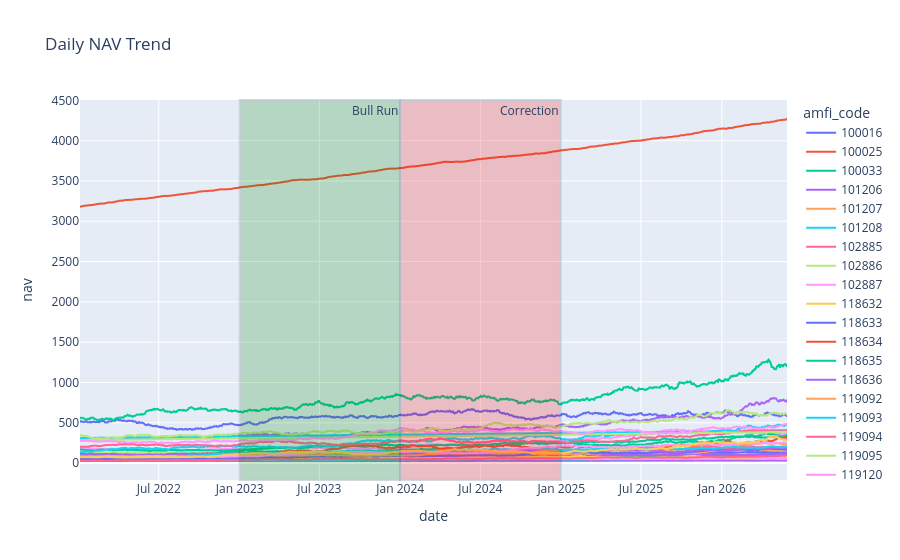

The cell this chart's notebook holds for it:
### Markdown cell above
## NAV Trend Analysis

### Code cell
# Convert date column into datetime

nav['date']=pd.to_datetime(nav['date'])

# Plot NAV trend

fig=px.line(
    nav,
    x='date',
    y='nav',
    color='amfi_code',
    title='Daily NAV Trend'
)

# Highlight 2023 Bull Run

fig.add_vrect(
    x0='2023-01-01',
    x1='2023-12-31',
    fillcolor='green',
    opacity=0.20,
    annotation_text='Bull Run'
)

# Highlight 2024 Correction

fig.add_vrect(
    x0='2024-01-01',
    x1='2024-12-31',
    fillcolor='red',
    opacity=0.20,
    annotation_text='Correction'
)

fig.show()

### Figure 1 — Plotly figure (JSON) as saved in the notebook; plotly's stock layout.template omitted (floating-point values rounded to 4 significant figures; data arrays with more than 128 entries replaced by an {"elided": "..."} marker saying what was removed)
{"data": [{"hovertemplate": "amfi_code=100016<br>date=%{x}<br>nav=%{y}<extra></extra>", "legendgroup": "100016", "line": {"color": "#636efa", "dash": "solid"}, "marker": {"symbol": "circle"}, "mode": "lines", "name": "100016", "showlegend": true, "type": "scattergl", "x": {"elided": "1150 str values"}, "xaxis": "x", "y": {"elided": "1150 float values"}, "yaxis": "y"}, {"hovertemplate": "amfi_code=100025<br>date=%{x}<br>nav=%{y}<extra></extra>", "legendgroup": "100025", "line": {"color": "#EF553B", "dash": "solid"}, "marker": {"symbol": "circle"}, "mode": "lines", "name": "100025", "showlegend": true, "type": "scattergl", "x": {"elided": "1150 str values"}, "xaxis": "x", "y": {"elided": "1150 float values"}, "yaxis": "y"}, {"hovertemplate": "amfi_code=100033<br>date=%{x}<br>nav=%{y}<extra></extra>", "legendgroup": "100033", "line": {"color": "#00cc96", "dash": "solid"}, "marker": {"symbol": "circle"}, "mode": "lines", "name": "100033", "showlegend": true, "type": "scattergl", "x": {"elided": "1150 str values"}, "xaxis": "x", "y": {"elided": "1150 float values"}, "yaxis": "y"}, {"hovertemplate": "amfi_code=101206<br>date=%{x}<br>nav=%{y}<extra></extra>", "legendgroup": "101206", "line": {"color": "#ab63fa", "dash": "solid"}, "marker": {"symbol": "circle"}, "mode": "lines", "name": "101206", "showlegend": true, "type": "scattergl", "x": {"elided": "1150 str values"}, "xaxis": "x", "y": {"elided": "1150 float values"}, "yaxis": "y"}, {"hovertemplate": "amfi_code=101207<br>date=%{x}<br>nav=%{y}<extra></extra>", "legendgroup": "101207", "line": {"color": "#FFA15A", "dash": "solid"}, "marker": {"symbol": "circle"}, "mode": "lines", "name": "101207", "showlegend": true, "type": "scattergl", "x": {"elided": "1150 str values"}, "xaxis": "x", "y": {"elided": "1150 float values"}, "yaxis": "y"}, {"hovertemplate": "amfi_code=101208<br>date=%{x}<br>nav=%{y}<extra></extra>", "legendgroup": "101208", "line": {"color": "#19d3f3", "dash": "solid"}, "marker": {"symbol": "circle"}, "mode": "lines", "name": "101208", "showlegend": true, "type": "scattergl", "x": {"elided": "1150 str values"}, "xaxis": "x", "y": {"elided": "1150 float values"}, "yaxis": "y"}, {"hovertemplate": "amfi_code=102885<br>date=%{x}<br>nav=%{y}<extra></extra>", "legendgroup": "102885", "line": {"color": "#FF6692", "dash": "solid"}, "marker": {"symbol": "circle"}, "mode": "lines", "name": "102885", "showlegend": true, "type": "scattergl", "x": {"elided": "1150 str values"}, "xaxis": "x", "y": {"elided": "1150 float values"}, "yaxis": "y"}, {"hovertemplate": "amfi_code=102886<br>date=%{x}<br>nav=%{y}<extra></extra>", "legendgroup": "102886", "line": {"color": "#B6E880", "dash": "solid"}, "marker": {"symbol": "circle"}, "mode": "lines", "name": "102886", "showlegend": true, "type": "scattergl", "x": {"elided": "1150 str values"}, "xaxis": "x", "y": {"elided": "1150 float values"}, "yaxis": "y"}, {"hovertemplate": "amfi_code=102887<br>date=%{x}<br>nav=%{y}<extra></extra>", "legendgroup": "102887", "line": {"color": "#FF97FF", "dash": "solid"}, "marker": {"symbol": "circle"}, "mode": "lines", "name": "102887", "showlegend": true, "type": "scattergl", "x": {"elided": "1150 str values"}, "xaxis": "x", "y": {"elided": "1150 float values"}, "yaxis": "y"}, {"hovertemplate": "amfi_code=118632<br>date=%{x}<br>nav=%{y}<extra></extra>", "legendgroup": "118632", "line": {"color": "#FECB52", "dash": "solid"}, "marker": {"symbol": "circle"}, "mode": "lines", "name": "118632", "showlegend": true, "type": "scattergl", "x": {"elided": "1150 str values"}, "xaxis": "x", "y": {"elided": "1150 float values"}, "yaxis": "y"}, {"hovertemplate": "amfi_code=118633<br>date=%{x}<br>nav=%{y}<extra></extra>", "legendgroup": "118633", "line": {"color": "#636efa", "dash": "solid"}, "marker": {"symbol": "circle"}, "mode": "lines", "name": "118633", "showlegend": true, "type": "scattergl", "x": {"elided": "1150 str values"}, "xaxis": "x", "y": {"elided": "1150 float values"}, "yaxis": "y"}, {"hovertemplate": "amfi_code=118634<br>date=%{x}<br>nav=%{y}<extra></extra>", "legendgroup": "118634", "line": {"color": "#EF553B", "dash": "solid"}, "marker": {"symbol": "circle"}, "mode": "lines", "name": "118634", "showlegend": true, "type": "scattergl", "x": {"elided": "1150 str values"}, "xaxis": "x", "y": {"elided": "1150 float values"}, "yaxis": "y"}, {"hovertemplate": "amfi_code=118635<br>date=%{x}<br>nav=%{y}<extra></extra>", "legendgroup": "118635", "line": {"color": "#00cc96", "dash": "solid"}, "marker": {"symbol": "circle"}, "mode": "lines", "name": "118635", "showlegend": true, "type": "scattergl", "x": {"elided": "1150 str values"}, "xaxis": "x", "y": {"elided": "1150 float values"}, "yaxis": "y"}, {"hovertemplate": "amfi_code=118636<br>date=%{x}<br>nav=%{y}<extra></extra>", "legendgroup": "118636", "line": {"color": "#ab63fa", "dash": "solid"}, "marker": {"symbol": "circle"}, "mode": "lines", "name": "118636", "showlegend": true, "type": "scattergl", "x": {"elided": "1150 str values"}, "xaxis": "x", "y": {"elided": "1150 float values"}, "yaxis": "y"}, {"hovertemplate": "amfi_code=119092<br>date=%{x}<br>nav=%{y}<extra></extra>", "legendgroup": "119092", "line": {"color": "#FFA15A", "dash": "solid"}, "marker": {"symbol": "circle"}, "mode": "lines", "name": "119092", "showlegend": true, "type": "scattergl", "x": {"elided": "1150 str values"}, "xaxis": "x", "y": {"elided": "1150 float values"}, "yaxis": "y"}, {"hovertemplate": "amfi_code=119093<br>date=%{x}<br>nav=%{y}<extra></extra>", "legendgroup": "119093", "line": {"color": "#19d3f3", "dash": "solid"}, "marker": {"symbol": "circle"}, "mode": "lines", "name": "119093", "showlegend": true, "type": "scattergl", "x": {"elided": "1150 str values"}, "xaxis": "x", "y": {"elided": "1150 float values"}, "yaxis": "y"}, {"hovertemplate": "amfi_code=119094<br>date=%{x}<br>nav=%{y}<extra></extra>", "legendgroup": "119094", "line": {"color": "#FF6692", "dash": "solid"}, "marker": {"symbol": "circle"}, "mode": "lines", "name": "119094", "showlegend": true, "type": "scattergl", "x": {"elided": "1150 str values"}, "xaxis": "x", "y": {"elided": "1150 float values"}, "yaxis": "y"}, {"hovertemplate": "amfi_code=119095<br>date=%{x}<br>nav=%{y}<extra></extra>", "legendgroup": "119095", "line": {"color": "#B6E880", "dash": "solid"}, "marker": {"symbol": "circle"}, "mode": "lines", "name": "119095", "showlegend": true, "type": "scattergl", "x": {"elided": "1150 str values"}, "xaxis": "x", "y": {"elided": "1150 float values"}, "yaxis": "y"}, {"hovertemplate": "amfi_code=119120<br>date=%{x}<br>nav=%{y}<extra></extra>", "legendgroup": "119120", "line": {"color": "#FF97FF", "dash": "solid"}, "marker": {"symbol": "circle"}, "mode": "lines", "name": "119120", "showlegend": true, "type": "scattergl", "x": {"elided": "1150 str values"}, "xaxis": "x", "y": {"elided": "1150 float values"}, "yaxis": "y"}, {"hovertemplate": "amfi_code=119551<br>date=%{x}<br>nav=%{y}<extra></extra>", "legendgroup": "119551", "line": {"color": "#FECB52", "dash": "solid"}, "marker": {"symbol": "circle"}, "mode": "lines", "name": "119551", "showlegend": true, "type": "scattergl", "x": {"elided": "1150 str values"}, "xaxis": "x", "y": {"elided": "1150 float values"}, "yaxis": "y"}, {"hovertemplate": "amfi_code=119552<br>date=%{x}<br>nav=%{y}<extra></extra>", "legendgroup": "119552", "line": {"color": "#636efa", "dash": "solid"}, "marker": {"symbol": "circle"}, "mode": "lines", "name": "119552", "showlegend": true, "type": "scattergl", "x": {"elided": "1150 str values"}, "xaxis": "x", "y": {"elided": "1150 float values"}, "yaxis": "y"}, {"hovertemplate": "amfi_code=119598<br>date=%{x}<br>nav=%{y}<extra></extra>", "legendgroup": "119598", "line": {"color": "#EF553B", "dash": "solid"}, "marker": {"symbol": "circle"}, "mode": "lines", "name": "119598", "showlegend": true, "type": "scattergl", "x": {"elided": "1150 str values"}, "xaxis": "x", "y": {"elided": "1150 float values"}, "yaxis": "y"}, {"hovertemplate": "amfi_code=119599<br>date=%{x}<br>nav=%{y}<extra></extra>", "legendgroup": "119599", "line": {"color": "#00cc96", "dash": "solid"}, "marker": {"symbol": "circle"}, "mode": "lines", "name": "119599", "showlegend": true, "type": "scattergl", "x": {"elided": "1150 str values"}, "xaxis": "x", "y": {"elided": "1150 float values"}, "yaxis": "y"}, {"hovertemplate": "amfi_code=120503<br>date=%{x}<br>nav=%{y}<extra></extra>", "legendgroup": "120503", "line": {"color": "#ab63fa", "dash": "solid"}, "marker": {"symbol": "circle"}, "mode": "lines", "name": "120503", "showlegend": true, "type": "scattergl", "x": {"elided": "1150 str values"}, "xaxis": "x", "y": {"elided": "1150 float values"}, "yaxis": "y"}, {"hovertemplate": "amfi_code=120504<br>date=%{x}<br>nav=%{y}<extra></extra>", "legendgroup": "120504", "line": {"color": "#FFA15A", "dash": "solid"}, "marker": {"symbol": "circle"}, "mode": "lines", "name": "120504", "showlegend": true, "type": "scattergl", "x": {"elided": "1150 str values"}, "xaxis": "x", "y": {"elided": "1150 float values"}, "yaxis": "y"}, {"hovertemplate": "amfi_code=120505<br>date=%{x}<br>nav=%{y}<extra></extra>", "legendgroup": "120505", "line": {"color": "#19d3f3", "dash": "solid"}, "marker": {"symbol": "circle"}, "mode": "lines", "name": "120505", "showlegend": true, "type": "scattergl", "x": {"elided": "1150 str values"}, "xaxis": "x", "y": {"elided": "1150 float values"}, "yaxis": "y"}, {"hovertemplate": "amfi_code=120506<br>date=%{x}<br>nav=%{y}<extra></extra>", "legendgroup": "120506", "line": {"color": "#FF6692", "dash": "solid"}, "marker": {"symbol": "circle"}, "mode": "lines", "name": "120506", "showlegend": true, "type": "scattergl", "x": {"elided": "1150 str values"}, "xaxis": "x", "y": {"elided": "1150 float values"}, "yaxis": "y"}, {"hovertemplate": "amfi_code=120507<br>date=%{x}<br>nav=%{y}<extra></extra>", "legendgroup": "120507", "line": {"color": "#B6E880", "dash": "solid"}, "marker": {"symbol": "circle"}, "mode": "lines", "name": "120507", "showlegend": true, "type": "scattergl", "x": {"elided": "1150 str values"}, "xaxis": "x", "y": {"elided": "1150 float values"}, "yaxis": "y"}, {"hovertemplate": "amfi_code=120841<br>date=%{x}<br>nav=%{y}<extra></extra>", "legendgroup": "120841", "line": {"color": "#FF97FF", "dash": "solid"}, "marker": {"symbol": "circle"}, "mode": "lines", "name": "120841", "showlegend": true, "type": "scattergl", "x": {"elided": "1150 str values"}, "xaxis": "x", "y": {"elided": "1150 float values"}, "yaxis": "y"}, {"hovertemplate": "amfi_code=120842<br>date=%{x}<br>nav=%{y}<extra></extra>", "legendgroup": "120842", "line": {"color": "#FECB52", "dash": "solid"}, "marker": {"symbol": "circle"}, "mode": "lines", "name": "120842", "showlegend": true, "type": "scattergl", "x": {"elided": "1150 str values"}, "xaxis": "x", "y": {"elided": "1150 float values"}, "yaxis": "y"}, {"hovertemplate": "amfi_code=120843<br>date=%{x}<br>nav=%{y}<extra></extra>", "legendgroup": "120843", "line": {"color": "#636efa", "dash": "solid"}, "marker": {"symbol": "circle"}, "mode": "lines", "name": "120843", "showlegend": true, "type": "scattergl", "x": {"elided": "1150 str values"}, "xaxis": "x", "y": {"elided": "1150 float values"}, "yaxis": "y"}, {"hovertemplate": "amfi_code=120844<br>date=%{x}<br>nav=%{y}<extra></extra>", "legendgroup": "120844", "line": {"color": "#EF553B", "dash": "solid"}, "marker": {"symbol": "circle"}, "mode": "lines", "name": "120844", "showlegend": true, "type": "scattergl", "x": {"elided": "1150 str values"}, "xaxis": "x", "y": {"elided": "1150 float values"}, "yaxis": "y"}, {"hovertemplate": "amfi_code=125497<br>date=%{x}<br>nav=%{y}<extra></extra>", "legendgroup": "125497", "line": {"color": "#00cc96", "dash": "solid"}, "marker": {"symbol": "circle"}, "mode": "lines", "name": "125497", "showlegend": true, "type": "scattergl", "x": {"elided": "1150 str values"}, "xaxis": "x", "y": {"elided": "1150 float values"}, "yaxis": "y"}, {"hovertemplate": "amfi_code=125498<br>date=%{x}<br>nav=%{y}<extra></extra>", "legendgroup": "125498", "line": {"color": "#ab63fa", "dash": "solid"}, "marker": {"symbol": "circle"}, "mode": "lines", "name": "125498", "showlegend": true, "type": "scattergl", "x": {"elided": "1150 str values"}, "xaxis": "x", "y": {"elided": "1150 float values"}, "yaxis": "y"}, {"hovertemplate": "amfi_code=148567<br>date=%{x}<br>nav=%{y}<extra></extra>", "legendgroup": "148567", "line": {"color": "#FFA15A", "dash": "solid"}, "marker": {"symbol": "circle"}, "mode": "lines", "name": "148567", "showlegend": true, "type": "scattergl", "x": {"elided": "1150 str values"}, "xaxis": "x", "y": {"elided": "1150 float values"}, "yaxis": "y"}, {"hovertemplate": "amfi_code=148568<br>date=%{x}<br>nav=%{y}<extra></extra>", "legendgroup": "148568", "line": {"color": "#19d3f3", "dash": "solid"}, "marker": {"symbol": "circle"}, "mode": "lines", "name": "148568", "showlegend": true, "type": "scattergl", "x": {"elided": "1150 str values"}, "xaxis": "x", "y": {"elided": "1150 float values"}, "yaxis": "y"}, {"hovertemplate": "amfi_code=148569<br>date=%{x}<br>nav=%{y}<extra></extra>", "legendgroup": "148569", "line": {"color": "#FF6692", "dash": "solid"}, "marker": {"symbol": "circle"}, "mode": "lines", "name": "148569", "showlegend": true, "type": "scattergl", "x": {"elided": "1150 str values"}, "xaxis": "x", "y": {"elided": "1150 float values"}, "yaxis": "y"}, {"hovertemplate": "amfi_code=149322<br>date=%{x}<br>nav=%{y}<extra></extra>", "legendgroup": "149322", "line": {"color": "#B6E880", "dash": "solid"}, "marker": {"symbol": "circle"}, "mode": "lines", "name": "149322", "showlegend": true, "type": "scattergl", "x": {"elided": "1150 str values"}, "xaxis": "x", "y": {"elided": "1150 float values"}, "yaxis": "y"}, {"hovertemplate": "amfi_code=149323<br>date=%{x}<br>nav=%{y}<extra></extra>", "legendgroup": "149323", "line": {"color": "#FF97FF", "dash": "solid"}, "marker": {"symbol": "circle"}, "mode": "lines", "name": "149323", "showlegend": true, "type": "scattergl", "x": {"elided": "1150 str values"}, "xaxis": "x", "y": {"elided": "1150 float values"}, "yaxis": "y"}, {"hovertemplate": "amfi_code=149324<br>date=%{x}<br>nav=%{y}<extra></extra>", "legendgroup": "149324", "line": {"color": "#FECB52", "dash": "solid"}, "marker": {"symbol": "circle"}, "mode": "lines", "name": "149324", "showlegend": true, "type": "scattergl", "x": {"elided": "1150 str values"}, "xaxis": "x", "y": {"elided": "1150 float values"}, "yaxis": "y"}], "layout": {"annotations": [{"showarrow": false, "text": "Bull Run", "x": "2023-12-31", "xanchor": "right", "xref": "x", "y": 1, "yanchor": "top", "yref": "y domain"}, {"showarrow": false, "text": "Correction", "x": "2024-12-31", "xanchor": "right", "xref": "x", "y": 1, "yanchor": "top", "yref": "y domain"}], "legend": {"title": {"text": "amfi_code"}, "tracegroupgap": 0}, "shapes": [{"fillcolor": "green", "opacity": 0.2, "type": "rect", "x0": "2023-01-01", "x1": "2023-12-31", "xref": "x", "y0": 0, "y1": 1, "yref": "y domain"}, {"fillcolor": "red", "opacity": 0.2, "type": "rect", "x0": "2024-01-01", "x1": "2024-12-31", "xref": "x", "y0": 0, "y1": 1, "yref": "y domain"}], "title": {"text": "Daily NAV Trend"}, "xaxis": {"anchor": "y", "domain": [0, 1], "title": {"text": "date"}}, "yaxis": {"anchor": "x", "domain": [0, 1], "title": {"text": "nav"}}}}
